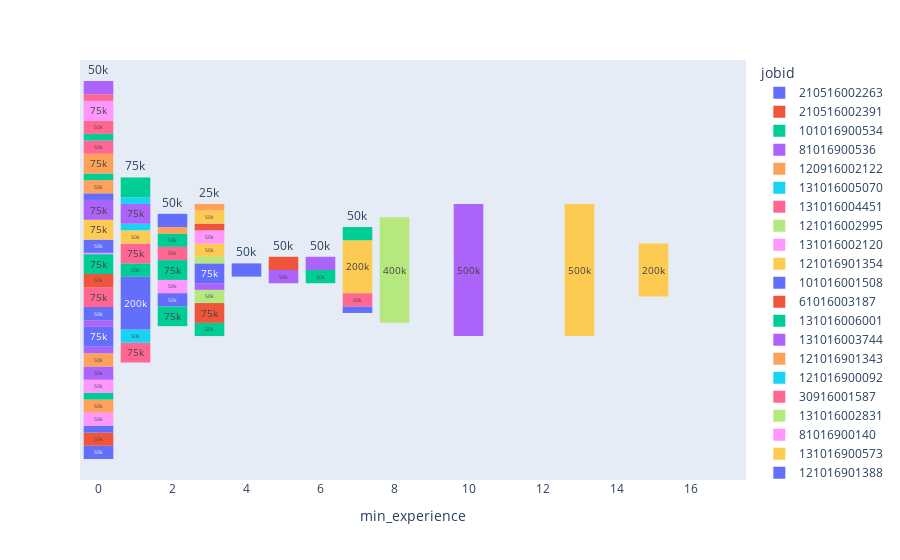

Write notebook code for a chart like this one.
### Code cell
px.funnel(df,x='min_experience',y='min_pay',color='jobid')
